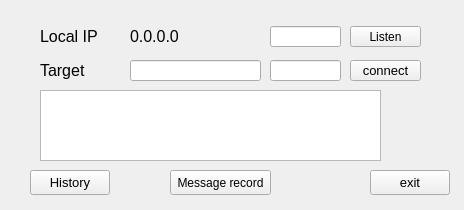
<?xml version="1.0" encoding="UTF-8"?>
<ui version="4.0">
 <class>StartScreen</class>
 <widget class="QWidget" name="StartScreen">
  <property name="geometry">
   <rect>
    <x>0</x>
    <y>0</y>
    <width>464</width>
    <height>210</height>
   </rect>
  </property>
  <property name="windowTitle">
   <string>Form</string>
  </property>
  <widget class="QLabel" name="lab_IP">
   <property name="geometry">
    <rect>
     <x>40</x>
     <y>26</y>
     <width>61</width>
     <height>21</height>
    </rect>
   </property>
   <property name="font">
    <font>
     <pointsize>12</pointsize>
    </font>
   </property>
   <property name="text">
    <string>Local IP</string>
   </property>
  </widget>
  <widget class="QLabel" name="lab_Target">
   <property name="geometry">
    <rect>
     <x>40</x>
     <y>60</y>
     <width>51</width>
     <height>21</height>
    </rect>
   </property>
   <property name="font">
    <font>
     <pointsize>12</pointsize>
    </font>
   </property>
   <property name="text">
    <string>Target</string>
   </property>
  </widget>
  <widget class="QLabel" name="lab_IP_W">
   <property name="geometry">
    <rect>
     <x>130</x>
     <y>26</y>
     <width>131</width>
     <height>21</height>
    </rect>
   </property>
   <property name="font">
    <font>
     <pointsize>12</pointsize>
    </font>
   </property>
   <property name="text">
    <string>0.0.0.0</string>
   </property>
  </widget>
  <widget class="QLineEdit" name="LineEdit_TargetIp">
   <property name="geometry">
    <rect>
     <x>130</x>
     <y>60</y>
     <width>131</width>
     <height>21</height>
    </rect>
   </property>
  </widget>
  <widget class="QPushButton" name="Button_connect">
   <property name="geometry">
    <rect>
     <x>350</x>
     <y>60</y>
     <width>71</width>
     <height>21</height>
    </rect>
   </property>
   <property name="font">
    <font>
     <pointsize>10</pointsize>
    </font>
   </property>
   <property name="text">
    <string>connect</string>
   </property>
  </widget>
  <widget class="QPushButton" name="Button_exit">
   <property name="geometry">
    <rect>
     <x>370</x>
     <y>170</y>
     <width>80</width>
     <height>25</height>
    </rect>
   </property>
   <property name="font">
    <font>
     <pointsize>10</pointsize>
    </font>
   </property>
   <property name="text">
    <string>exit</string>
   </property>
  </widget>
  <widget class="QPushButton" name="pushButton">
   <property name="geometry">
    <rect>
     <x>30</x>
     <y>170</y>
     <width>80</width>
     <height>25</height>
    </rect>
   </property>
   <property name="font">
    <font>
     <pointsize>10</pointsize>
    </font>
   </property>
   <property name="text">
    <string>History</string>
   </property>
  </widget>
  <widget class="QPushButton" name="Button_msgRecord">
   <property name="geometry">
    <rect>
     <x>170</x>
     <y>170</y>
     <width>101</width>
     <height>25</height>
    </rect>
   </property>
   <property name="font">
    <font>
     <pointsize>9</pointsize>
    </font>
   </property>
   <property name="text">
    <string>Message record</string>
   </property>
  </widget>
  <widget class="QTextBrowser" name="textBro_msgout">
   <property name="geometry">
    <rect>
     <x>40</x>
     <y>90</y>
     <width>341</width>
     <height>71</height>
    </rect>
   </property>
  </widget>
  <widget class="QPushButton" name="Button_listen">
   <property name="geometry">
    <rect>
     <x>350</x>
     <y>26</y>
     <width>71</width>
     <height>21</height>
    </rect>
   </property>
   <property name="text">
    <string>Listen</string>
   </property>
  </widget>
  <widget class="QLineEdit" name="Edit_lisPort">
   <property name="geometry">
    <rect>
     <x>270</x>
     <y>26</y>
     <width>71</width>
     <height>21</height>
    </rect>
   </property>
  </widget>
  <widget class="QLineEdit" name="Edit_conPort">
   <property name="geometry">
    <rect>
     <x>270</x>
     <y>60</y>
     <width>71</width>
     <height>21</height>
    </rect>
   </property>
  </widget>
 </widget>
 <resources/>
 <connections/>
</ui>
